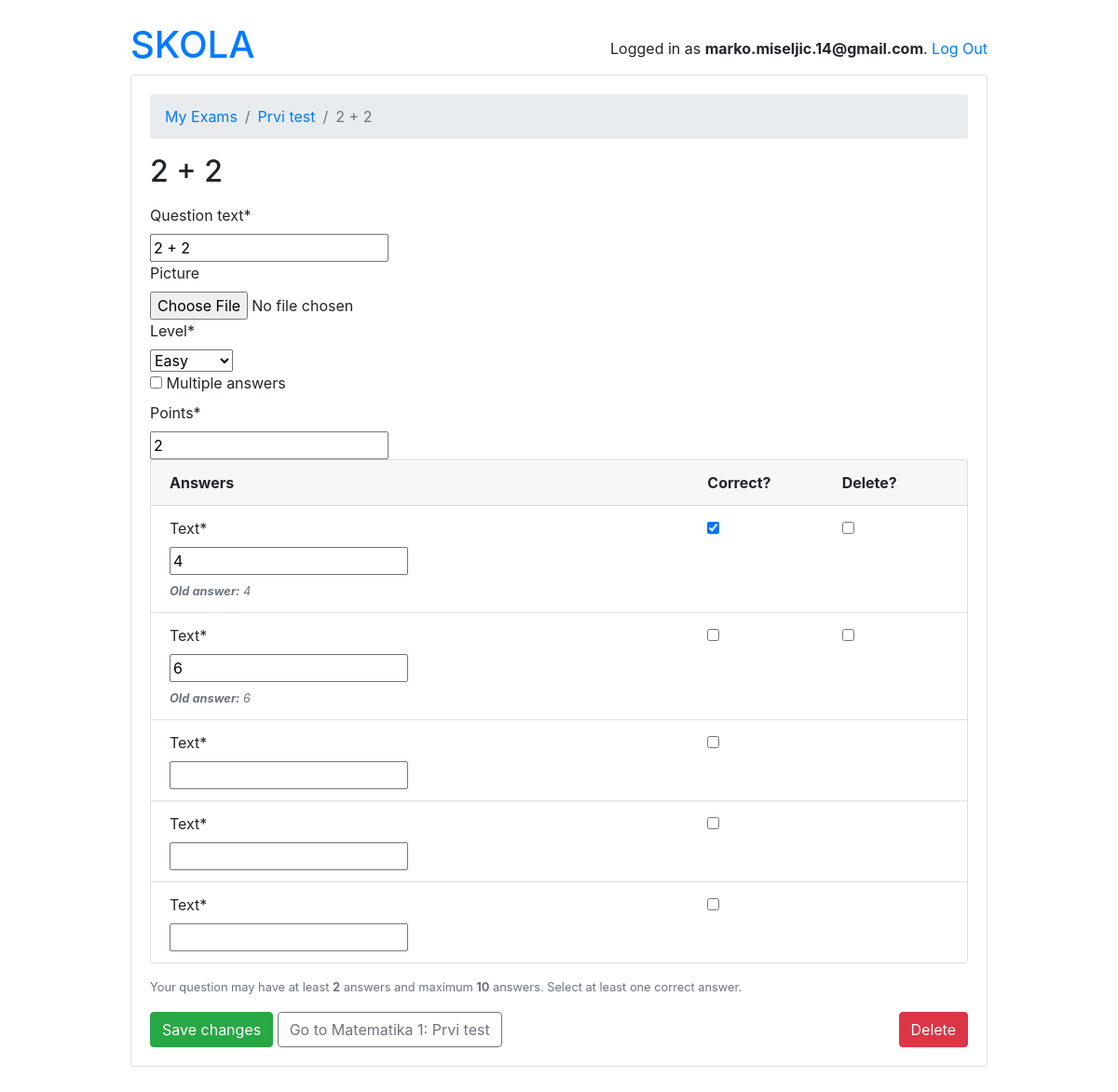
Screenshot of /account/teachers/exam/13/question/23/ (signed in) with the database file from the repository.
### account/models.py (models this page shows)
class User(AbstractUser):
    first_name = models.CharField(max_length=220)
    last_name = models.CharField(max_length=220)
    email = models.EmailField()
    is_student = models.BooleanField(default=False)
    is_teacher = models.BooleanField(default=False)

### school/models.py (models this page shows, shortened)
class Exam(models.Model):
    type = models.CharField(max_length=100)
    active = models.BooleanField(default=False)
    duration = models.IntegerField()
    nuber_of_questions = models.IntegerField()
    required_score_to_pass = models.IntegerField(help_text="required score in %")
    subject  = models.ForeignKey(Subject, on_delete=models.CASCADE)
    owner = models.ForeignKey('account.User', on_delete=models.CASCADE, related_name='exams')
    def __str__(self):
        return f"{self.subject}: {self.type}"

class Question(models.Model):
    class Difficulty(models.TextChoices):
        EASY = 'EA', _('Easy')
        NORMAL = 'NO', _('Normal')
        HARD = 'HA', _('Hard')
    question_text = models.CharField(max_length=250)
    picture = models.ImageField(null=True, blank=True)
    level = models.CharField(max_length=6, choices=Difficulty.choices)
    multiple_answers = models.BooleanField(default=False)
    exam = models.ForeignKey('Exam', on_delete=models.CASCADE, related_name='questions')
    points = models.IntegerField()

class Answer(models.Model):
    text = models.CharField(max_length=300)
    correct = models.BooleanField(default=False)
    question = models.ForeignKey(Question, on_delete=models.CASCADE, related_name='answers')

class Subject(models.Model):
    name = models.CharField(max_length=220)
    school = models.ManyToManyField(School)
    def __str__(self):
        return self.name

### account/views.py (the view)
# urls.py: path('exam/<int:exam_pk>/question/<int:question_pk>/', question_change, name='question_change'),
def question_change(request, exam_pk, question_pk):
    exam = get_object_or_404(Exam, pk=exam_pk, owner=request.user)
    question = get_object_or_404(Question, pk=question_pk, exam=exam)
    AnswerFormSet = inlineformset_factory(
        Question,  # parent model
        Answer,  # base model
        formset=BaseAnswerInlineFormSet,
        fields=('text', 'correct'),
        min_num=2,
        validate_min=True,
        max_num=10,
        validate_max=True
    )
    if request.method == 'POST':
        form = QuestionForm(request.POST, instance=question)
        formset = AnswerFormSet(request.POST, instance=question)
        print("##### POSLE POST #####")
        if form.is_valid() and formset.is_valid():
            with transaction.atomic():
                form.save()
                formset.save()
            messages.success(request, 'Question and answers saved with success!')
            return redirect('teachers:exam_change', exam.pk)
    else:
        print("######## ELSE #############")
        form = QuestionForm(instance=question)
        formset = AnswerFormSet(instance=question)
    return render(request, 'teachers/question_change_form.html', {
        'exam': exam,
        'question': question,
        'form': form,
        'formset': formset
    })

### account/forms.py
class QuestionForm(forms.ModelForm):
    class Meta:
        model = Question
        fields = ('question_text', 'picture', 'level', 'multiple_answers', 'points')

### templates/teachers/question_change_form.html (shortened to what this page needs)
{% extends 'base.html' %}
{% load crispy_forms_tags crispy_forms_filters %}
{% block content %}
  <nav aria-label="breadcrumb">
    <ol class="breadcrumb">
      <li class="breadcrumb-item"><a href="{% url 'teachers:exam_change_list' %}">My Exams</a></li>
      <li class="breadcrumb-item"><a href="{% url 'teachers:exam_change' exam.pk %}">{{ exam.type }}</a></li>
      <li class="breadcrumb-item active" aria-current="page">{{ question.question_text }}</li>
    </ol>
  </nav>
  <h2 class="mb-3">{{ question.question_text }}</h2>
  <form method="post" novalidate>
    {{ form|crispy }}
    <div class="card mb-3{% if formset.errors %} border-danger{% endif %}">
      <div class="card-header">
        <div class="row">
          <div class="col-8">
            <strong>Answers</strong>
          </div>
          <div class="col-2">
            <strong>Correct?</strong>
          </div>
          <div class="col-2">
            <strong>Delete?</strong>
          </div>
        </div>
      </div>
      <div class="list-group list-group-flush list-group-formset">
        {% for form in formset %}
          <div class="list-group-item">
            <div class="row">
              <div class="col-8">
                {{ form.text|as_crispy_field }}
                {% if form.instance.pk and form.question_text.value != form.instance.text %}<p class="mb-0 mt-1"><small class="text-muted font-italic"><strong>Old answer:</strong> {{ form.instance.text }}</small></p>{% endif %}
              </div>
              <div class="col-2">
                {{ form.correct }}
              </div>
              <div class="col-2">
                {% if form.instance.pk %}
                  {{ form.DELETE }}
                {% endif %}
              </div>
            </div>
          </div>
        {% endfor %}
      </div>
    </div>
    <p>
      <small class="form-text text-muted">Your question may have at least <strong>2</strong> answers and maximum <strong>10</strong> answers. Select at least one correct answer.</small>
    </p>
    <button type="submit" class="btn btn-success">Save changes</button>
    <a href="{% url 'teachers:exam_change' exam.pk %}" class="btn btn-outline-secondary" role="button">Go to {{exam}}</a>
    <a href="{% url 'teachers:question_delete' exam.pk question.pk %}" class="btn btn-danger float-right">Delete</a>
  </form>
{% endblock %}

### templates/base.html (shortened to what this page needs)
{% load static %}
<!doctype html>
<html lang="eng">
<head>
    <link rel="stylesheet" href="https://cdn.jsdelivr.net/npm/bootstrap@4.5.3/dist/css/bootstrap.min.css"
>
</head>
<body>
    <div class="container my-4">
        <div class="row justify-content-center">
            <div class="col-md-10 col-sm-12">
                <div class="row">
                    <div class="col-6">
                        <h1>
                            {% if user.is_authenticated and user.is_student %}
                                <a href="students:exam_list">SKOLA</a>
                            {% elif user.is_authenticated and user.is_teacher %}
                                <a href="teachers:exam_change_list">SKOLA</a>
                            {% endif %}
                        </h1>
                    </div>
                    <div class="col-6 text-right">
                        {% if user.is_authenticated %}
                        <p class="pt-3">Logged in as <strong>{{user.email}}</strong>. <a href="#">Log Out</a></p>
                        {% else %}
                        <a href="#" class="btn btn-light" role="button">Log in</a>
                        <a href="#" class="btn btn-primary" role="button">Sign up</a>
                        {% endif %}
                    </div>
                </div>
                <div class="card mb-3">
                    <div class="card-body">
                        {% block content %}
                        {% endblock content %}
                    </div>
                </div>
            </div>
        </div>
    </div>
</body>
</html>

### rows the page displays
User: email "marko.miseljic.14@gmail.com"
Exam: type "Prvi test", subject+type "Matematika 1: Prvi test"
Question: question_text "2 + 2", level "Easy", points "2"
Answer: instance.text "4"
Answer: instance.text "6"
